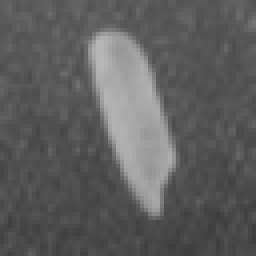
#> input picture Imagen/onerice.bmp, 64 x 64 px, found by its file name (shown 4 times larger)
$ python ocv12_erosion.py
#> lines starting #> are read from the running program, lines starting #| are printed output that depends on the picture
#> further down, im1 is the input picture: shape (64, 64); min 59, max 183, mean 94.1
import cv2
import numpy as np
import matplotlib.pyplot as plt


def erosionBinaria(img, ee):
    imgS = np.full(img.shape, 255, dtype=np.uint8)
    x, y = img.shape
#> x = 64; y = 64
    xEE, yEE = ee.shape[0]//2, ee.shape[1]//2                 #Tamaño del EE
    for f in range(x):
        for c in range(y):
            if( img[f,c] == 0):
                imgS[f-xEE:f+xEE+1, c-yEE:c+yEE+1] = 0
#> imgS: shape (64, 64); every value is 255
    return imgS

def erosion(imgSinBorde, ee):
    x, y = imgSinBorde.shape
#> x = 64; y = 64
    xEE, yEE = ee.shape[0]//2, ee.shape[1]//2                 #Tamaño del EE
    imgS = np.zeros((x,y), dtype=np.uint8)                      #imagen de salida
    img = np.full((x+(2*xEE), y+(2*yEE)), 255, dtype=np.uint8)             #Imagen de entrada con un borde
    img[xEE:-xEE,yEE:-yEE] = imgSinBorde[:,:]
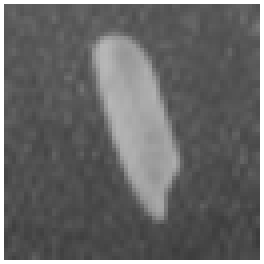
#> img: shape (66, 66) (shown 4 times larger); min 59, max 255, mean 103.7

    for f in range(xEE,x+1):
        for c in range(yEE,y+1):
            minimo = np.amin( img[f-xEE:f+xEE+1, c-yEE:c+yEE+1] )
            imgS[f-xEE,c-yEE] = minimo
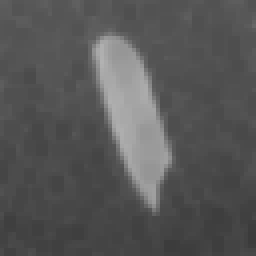
#> imgS: shape (64, 64) (shown 4 times larger); min 59, max 178, mean 86.8
    return imgS


im1 = cv2.imread('../Imagenes/onerice.bmp', 0)
ee = np.ones( (3,3), np.uint8 )

imB = erosionBinaria(im1, ee)
imS = erosion(im1, ee)
imErosion = cv2.erode(im1, ee)
diferencia = imS - imErosion
#> diferencia: shape (64, 64); every value is 0

# print("Or:\n", im1)
# print("S:\n", imS)
cv2.imshow("Original - Diferencia",  np.hstack((im1, diferencia)))
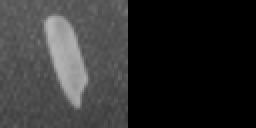
#> window 'Original - Diferencia': shape (64, 128) (shown 2 times larger); min 0, max 183, mean 47.1
cv2.imshow("erosionBinaria - Erosion - Erosion OpenCV",  np.hstack((imB, imS, imErosion)))
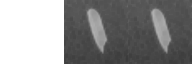
#> window 'erosionBinaria - Erosion - Ero': shape (64, 192); min 59, max 255, mean 142.9
cv2.waitKey()
cv2.destroyAllWindows()
